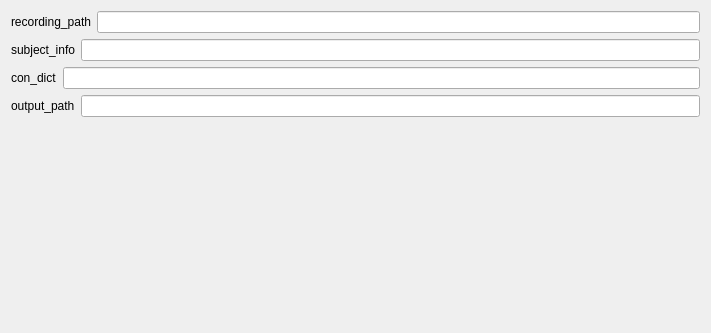
<?xml version="1.0" encoding="UTF-8"?>
<ui version="4.0">
 <class>ConnectivityDetailsSettingsView</class>
 <widget class="QWidget" name="ConnectivityDetailsSettingsView">
  <property name="styleSheet">
   <string notr="true">font: 12pt &quot;Roboto&quot;;</string>
  </property>
  <property name="geometry">
   <rect>
    <x>0</x>
    <y>0</y>
    <width>711</width>
    <height>333</height>
   </rect>
  </property>
  <property name="windowTitle">
   <string>Form</string>
  </property>
  <layout class="QVBoxLayout" name="verticalLayout">
   <item>
    <layout class="QHBoxLayout" name="recording_path_horizontalLayout">
     <item>
      <widget class="QLabel" name="recording_path_label">
       <property name="text">
        <string>recording_path</string>
       </property>
      </widget>
     </item>
     <item>
      <widget class="QLineEdit" name="recording_path_lineedit"/>
     </item>
    </layout>
   </item><item>
    <layout class="QHBoxLayout" name="subject_info_horizontalLayout">
     <item>
      <widget class="QLabel" name="subject_info_label">
       <property name="text">
        <string>subject_info</string>
       </property>
      </widget>
     </item>
     <item>
      <widget class="QLineEdit" name="subject_info_lineedit"/>
     </item>
    </layout>
   </item><item>
    <layout class="QHBoxLayout" name="con_dict_horizontalLayout">
     <item>
      <widget class="QLabel" name="con_dict_label">
       <property name="text">
        <string>con_dict</string>
       </property>
      </widget>
     </item>
     <item>
      <widget class="QLineEdit" name="con_dict_lineedit"/>
     </item>
    </layout>
   </item><item>
    <layout class="QHBoxLayout" name="output_path_horizontalLayout">
     <item>
      <widget class="QLabel" name="output_path_label">
       <property name="text">
        <string>output_path</string>
       </property>
      </widget>
     </item>
     <item>
      <widget class="QLineEdit" name="output_path_lineedit"/>
     </item>
    </layout>
   </item>
   <item>
    <spacer name="verticalSpacer">
     <property name="orientation">
      <enum>Qt::Vertical</enum>
     </property>
     <property name="sizeHint" stdset="0">
      <size>
       <width>20</width>
       <height>40</height>
      </size>
     </property>
    </spacer>
   </item>
  </layout>
 </widget>
 <resources>
  <include location="../../../../snooz-toolbox/src/main/python/ui/themes/themes.qrc"/>
 </resources>
 <connections/>
 </ui>
